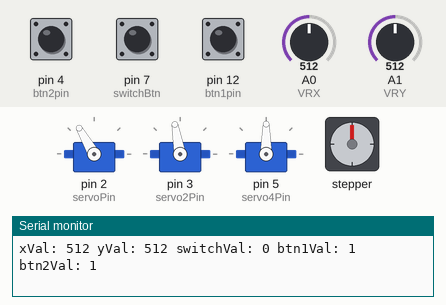
A sketch run on a simulated Arduino Uno, built with avr-gcc and run on an emulated ATmega328P. Parts: 3 × servo, stepper motor, the last lines printed to the serial monitor. The inputs (shaded band) are chosen by the test bench; at power-on: A0 (VRX) = 512, A1 (VRY) = 512, pin 4 (btn2pin) HIGH, pin 12 (btn1pin) HIGH, pin 7 (switchBtn) HIGH. Stepper angles assume 2048 steps per turn.

Above: at 1.2 s.
1.3 s: A0 (VRX) set to 109
At 2.4 s:
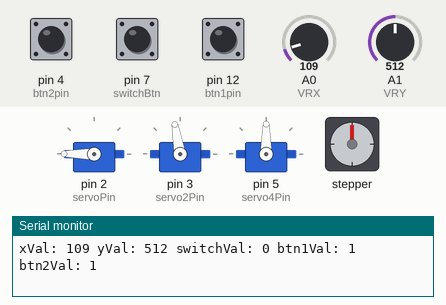
4.3 s: A0 (VRX) set to 90
7.3 s: A1 (VRY) set to 0
At 9.6 s:
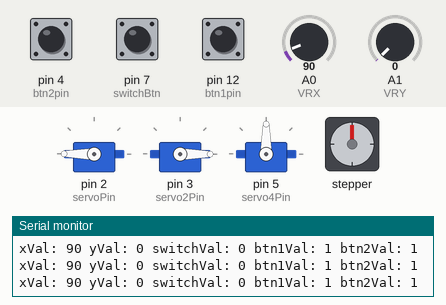
10.3 s: pin 4 (btn2pin) pulled LOW for 1 s
At 12.3 s:
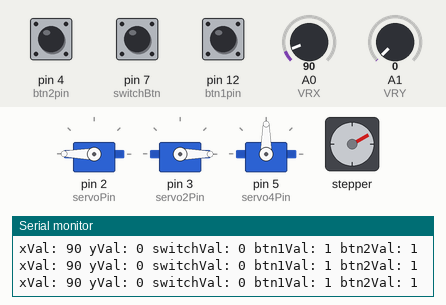
12.8 s: pin 12 (btn1pin) pulled LOW for 3.2 s
At 16.7 s:
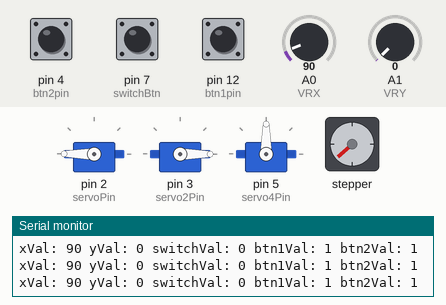
17.5 s: A1 (VRY) set to 588
20.5 s: A1 (VRY) set to 612
At 21.0 s:
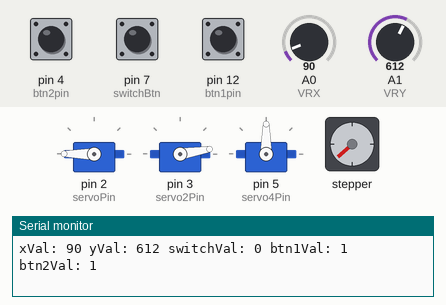
Timing chart, 0 to 26.5 s (numbered marks = the images above; inputs shaded):
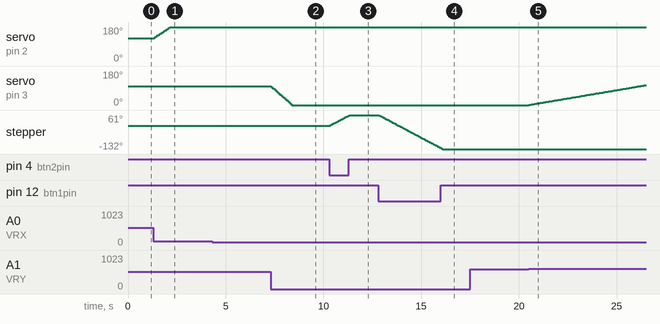

The sketch:

sketch_brazoRobotico.ino
```cpp
#include <Servo.h>
#include <Stepper.h>

//stepper
  int sttepperSpeed = 50;
  Stepper myStepper(2048,8,10,9,11);

//botones
  int btn1pin = 12;
  int btn2pin = 4;

  int btn1Val;
  int btn2Val;

//joystick
int VRX = A0;
int VRY = A1;
int switchBtn = 7;

int xVal;
int yVal;
int switchVal;
int pendienteX;
int pendienteY;
float velMax = 5;

//servo
int servoPin = 2;
int servoPos = 120;
int servoPosX = 120;
Servo Servo1;

//servo2
int servo2Pin = 3;
int servo2Pos = 100;
int servoPosY = 100;
Servo Servo2;


//servo4
int servo4Pin = 5;
int servo4Pos = 90;
int grippAbierta = 90;
int grippCerrada = 0;
Servo Servo4;

//boton
int grippState = 0;
int switchOld = 1;
int switchNew;
int dt = 100;

void setup() {
  //steper y botones
  myStepper.setSpeed(10);
  pinMode(btn1pin, INPUT);
  pinMode(btn2pin, INPUT);

  digitalWrite(btn1pin, HIGH);
  digitalWrite(btn2pin, HIGH);
  Serial.begin(9600);

  //joystick
  pinMode(VRX, INPUT);
  pinMode(VRY, INPUT);
  pinMode(switchBtn, INPUT);
  digitalWrite(switchBtn, HIGH);
  Serial.begin(9600);

  //servo
  Servo1.attach(servoPin);
  Servo2.attach(servo2Pin);
  Servo4.attach(servo4Pin);


}

void loop() {

  //stepper gestion
  btn1Val = digitalRead(btn1pin);
  btn2Val = digitalRead(btn2pin);

  if(btn1Val == 0){
    myStepper.step(-sttepperSpeed);
  }else if(btn2Val == 0){
    myStepper.step(sttepperSpeed);
  }else{
    myStepper.step(0);
  }

  //joystick
  xVal = analogRead(VRX);
  yVal = analogRead(VRY);
  switchVal = digitalRead(switchBtn);

  //pendiente
  pendienteX = (velMax/503.)*(xVal-520.);
  pendienteY = (velMax/-503)*(yVal-503);

  //servo1
  servoPosX = servoPos-pendienteX;
  if(servoPosX >= 180){
    servoPosX = 180;
  }else if(servoPosX <= 0){
    servoPosX = 0;
  }

  servoPos = servoPosX;
  Servo1.write(servoPos);

  //servo2
  servoPosY = servo2Pos-pendienteY;
  if(servoPosY >= 180){
    servoPosY = 180;
  }else if(servoPosY <= 0){
    servoPosY = 0;
  }

  servo2Pos = servoPosY;
  Servo2.write(servo2Pos);


  //servo4
  switchNew = digitalRead(switchBtn);
  if(switchNew == 0 && switchOld == 1){
    if (grippState == 0){
      //cerrar pinza

      servo4Pos = grippCerrada;
      Servo4.write(servo4Pos);
      grippState = 1;
    } else {
      //abrir pinza

      servo4Pos = grippAbierta;
      Servo4.write(servo4Pos);
      grippState = 0;
    }
  }
  switchOld = switchNew;

  //pruebas
  Serial.print("xVal: ");
  Serial.print(xVal);

  Serial.print(" yVal: ");
  Serial.print(yVal);

  Serial.print(" switchVal: ");
  Serial.print(grippState);

  Serial.print(" btn1Val: ");
  Serial.print(btn1Val);

  Serial.print(" btn2Val: ");
  Serial.println(btn2Val);

}
```

Measured:
- after the input at 1.3 s, servo on pin 2 (servoPin): moves from 120° to 180° over 0.82 s, starting at once
- after the input at 7.3 s, servo on pin 3 (servo2Pin): moves from 100° to 0° over 1.0 s, starting at once
- after the input at 10.3 s, stepper: turns 61° clockwise in 1.0 s, starting at once
- after the input at 12.8 s, stepper: turns 193° counter-clockwise in 3.3 s, starting at once
- after the input at 20.5 s, servo on pin 3 (servo2Pin): moves from 0° to 105° over 5.9 s, starting at once
